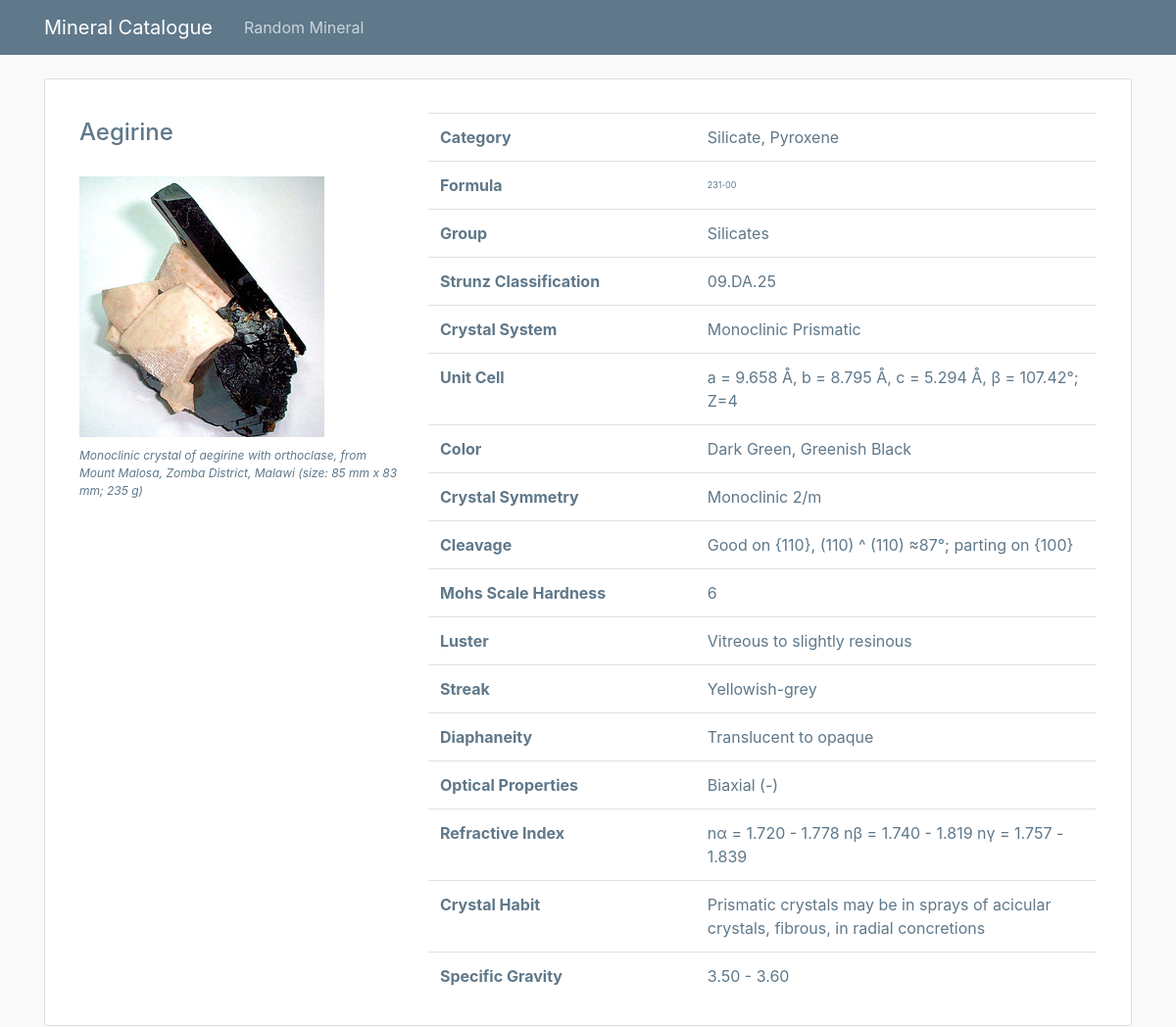
The app's page /mineral/245 with its own data.
### catalogue/models.py (models this page shows, shortened)
class Mineral(models.Model):
    name = models.CharField(unique=True, max_length=255)
    image_filename = models.CharField(max_length=255)
    image_caption = models.CharField(max_length=255)
    category = models.CharField(max_length=255)
    formula = models.CharField(max_length=255)
    group = models.CharField(max_length=255)
    strunz_classification = models.CharField(blank=True, max_length=255)
    color = models.CharField(blank=True, max_length=255)
    crystal_system = models.CharField(blank=True, max_length=255)
    unit_cell = models.CharField(blank=True, max_length=255)
    crystal_symmetry = models.CharField(blank=True, max_length=255)
    cleavage = models.CharField(blank=True, max_length=255)
    mohs_scale_hardness = models.CharField(blank=True, max_length=255)
    luster = models.CharField(blank=True, max_length=255)
    streak = models.CharField(blank=True, max_length=255)
    diaphaneity = models.CharField(blank=True, max_length=255)
    optical_properties = models.CharField(blank=True, max_length=255)
    refractive_index = models.CharField(blank=True, max_length=255)
    crystal_habit = models.CharField(blank=True, max_length=255)
    specific_gravity = models.CharField(blank=True, max_length=255)

### catalogue/views.py (the view)
# urls.py: path('mineral/<int:pk>', views.mineral_detail, name='detail'),
def mineral_detail(request, pk):
    mineral = get_object_or_404(Mineral, pk=pk)
    return render(request, 'catalogue/detail.html', {'mineral': mineral})

### catalogue/templates/catalogue/detail.html
{% extends "catalogue/base.html" %}
{% load static %}
{% block content %}
<article class="media content-section">
    <div class="container">
        <div class="row">
            <div class="col-md-4 col-sm-4 col-xs-4">
                <h1 class="mineral__name">{{ mineral.name|title }}</h1>
                <img src="{% static 'catalogue/images/' %}{{ mineral.name }}.jpg"/>
                <p class="mineral__caption">{{ mineral.image_caption }}</p>
            </div>
            <div class="col-md-8 col-sm-8 col-xs8">
            <br>
                <table class="table">
                    <tr>
                        <td class="mineral__category">Category</td>
                        <td>{{ mineral.category }}</td>
                    </tr>
                    <tr>
                        <td class="mineral__category">Formula</td>
                        <td class="mineral__formula">{{ mineral.formula|safe }}</td>
                    </tr>
                    <tr>
                        <td class="mineral__category">Group</td>
                        <td>{{ mineral.group }}</td>
                    </tr>
                    <tr>
                        <td class="mineral__category">Strunz Classification</td>
                        <td>{{ mineral.strunz_classification }}</td>
                    </tr>
                    <tr>
                        <td class="mineral__category">Crystal System</td>
                        <td>{{ mineral.crystal_system }}</td>
                    </tr>
                    <tr>
                        <td class="mineral__category">Unit Cell</td>
                        <td>{{ mineral.unit_cell }}</td>
                    </tr>
                    <tr>
                        <td class="mineral__category">Color</td>
                        <td>{{ mineral.color }}</td>
                    </tr>
                    <tr>
                        <td class="mineral__category">Crystal Symmetry</td>
                        <td>{{ mineral.crystal_symmetry }}</td>
                    </tr>
                    <tr>
                        <td class="mineral__category">Cleavage</td>
                        <td>{{ mineral.cleavage }}</td>
                    </tr>
                    <tr>
                        <td class="mineral__category">Mohs Scale Hardness</td>
                        <td>{{ mineral.mohs_scale_hardness }}</td>
                    </tr>
                    <tr>
                        <td class="mineral__category">Luster</td>
                        <td>{{ mineral.luster }}</td>
                    </tr>
                    <tr>
                        <td class="mineral__category">Streak</td>
                        <td>{{ mineral.streak }}</td>
                    </tr>
                    <tr>
                        <td class="mineral__category">Diaphaneity</td>
                        <td>{{ mineral.diaphaneity }}</td>
                    </tr>
                    <tr>
                        <td class="mineral__category">Optical Properties</td>
                        <td>{{ mineral.optical_properties }}</td>
                    </tr>
                    <tr>
                        <td class="mineral__category">Refractive Index</td>
                        <td>{{ mineral.refractive_index }}</td>
                    </tr>
                    <tr>
                        <td class="mineral__category">Crystal Habit</td>
                        <td>{{ mineral.crystal_habit }}</td>
                    </tr>
                    <tr>
                        <td class="mineral__category">Specific Gravity</td>
                        <td>{{ mineral.specific_gravity }}</td>
                    </tr>
                </table>
            </div>
        </div>
    </div>
</article>
{% endblock content %}

### catalogue/static/catalogue/main.css (style rules this page uses)
body { background: #fafafa; color: #5f788a; margin-top: 5rem; }
h1, h2, h3, h4, h5, h6 { color: #444444; }
.content-section { background: #ffffff; padding: 10px 20px; border: 1px solid #dddddd; border-radius: 3px; margin-bottom: 20px; }
.mineral__name { color: #5f788a; display: block; width: 100%; margin: 0; font-size: 24px; padding: 30px 0 30px 0; }
.mineral__caption { font-size: 12px; font-style: italic; padding: 10px 0 0 0; margin: 0; }
.mineral__category { font-weight: bold; width: 40%; }
.mineral__formula { font-size: 12px; }

### records on screen
Mineral: name "Aegirine", name (picture), image_caption "Monoclinic crystal of aegirine with orthoclase, from Mount Malosa, Zomba District, Malawi (size: 85 mm x 83 mm; 235 g)", category "Silicate, Pyroxene", formula "231 . 00", group "Silicates", strunz_classification "09.DA.25", crystal_system "Monoclinic Prismatic", unit_cell "a = 9.658 Å, b = 8.795 Å, c = 5.294 Å, β = 107.42°; Z=4", color "Dark Green, Greenish Black", crystal_symmetry "Monoclinic 2/m", cleavage "Good on {110}, (110) ^ (110) ≈87°; parting on {100}", mohs_scale_hardness "6", luster "Vitreous to slightly resinous", streak "Yellowish-grey", diaphaneity "Translucent to opaque", optical_properties "Biaxial (-)", refractive_index "nα = 1.720 - 1.778 nβ = 1.740 - 1.819 nγ = 1.757 - 1.839", crystal_habit "Prismatic crystals may be in sprays of acicular crystals, fibrous, in radial concretions", specific_gravity "3.50 - 3.60"
